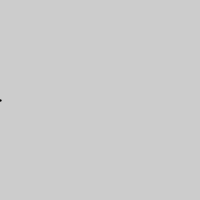
Frame 1 (no input)
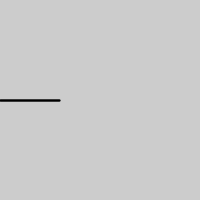
Frame 60 (the mouse pressed at the canvas centre just before this capture)
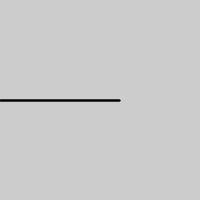
Frame 120 (the mouse held since frame 60 and released just before this capture)

The Processing sketch that drew these frames (run headless with seeded random() and noise(); from frame 60 on, the mouse is pressed at the canvas centre):

// Processing sketch: ping_pong_line
// ── ping_pong_line.pde
void setup()
{
  size(200, 200);
  strokeWeight(2.3);
  frameRate(200);
}


int x = 0;
int y = 100;
int vej = 0;

void draw()
{
  
 if (vej == 0)
 {
   point(x,y);
   x++;
 }
 
 if (vej == 1)
 {
   point(x,y);
   x--;
 }
 
 
 if (x > 200)
 {
   vej = 1;
   stroke(250, 0, 0);
 }
 
 if (x < 0)
 {
   vej = 0;
   stroke(0);
 }
 
}
